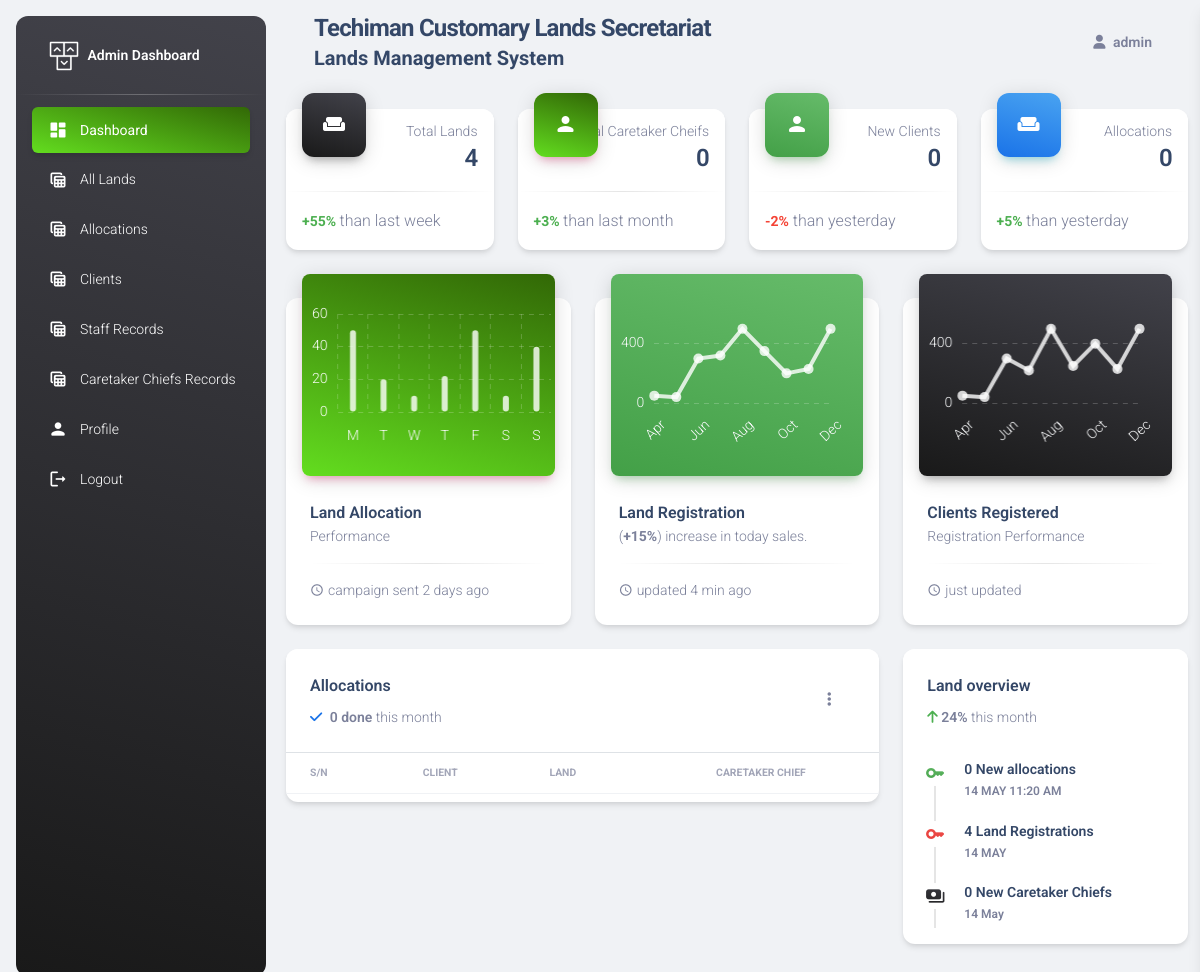
Page /dashboard (signed in) on the earlier database version.
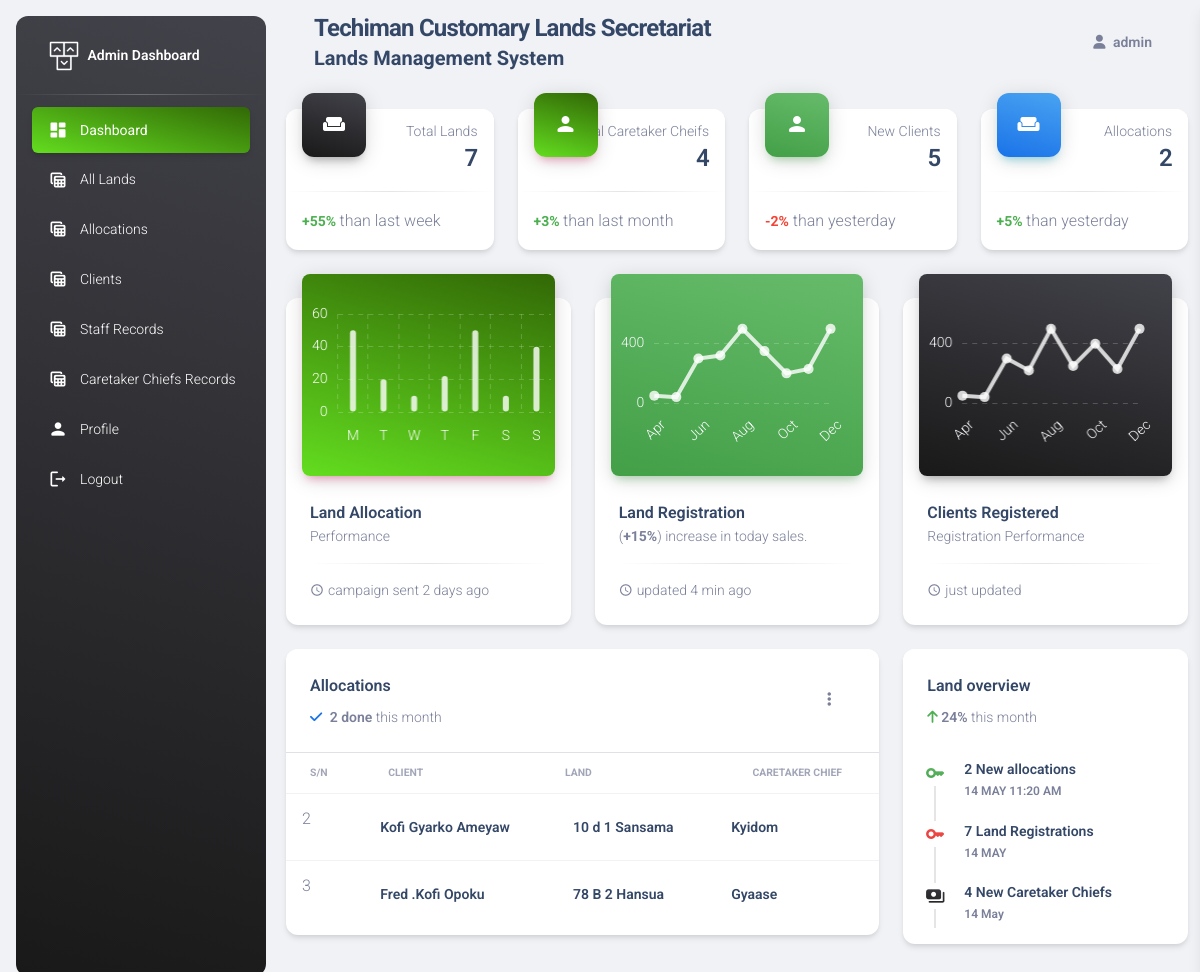
Same page on the later database version.
### allocation/models.py (models this page shows)
class Allocation(models.Model):
    receiptno = models.CharField(max_length=255)
    dateofallocation = models.DateField(auto_now=True)
    land = models.OneToOneField(Land, on_delete=models.CASCADE, related_name='allocated')
    CareTakerChief = models.OneToOneField(CareTakerChief, on_delete=models.CASCADE, related_name='chief')
    client = models.ForeignKey(Client, on_delete=models.CASCADE)

### client/models.py (models this page shows, shortened)
class Client (models.Model):
    FirstName = models.CharField(max_length=255, verbose_name="First Name")
    LastName = models.CharField(max_length=255, verbose_name="Last Name")
    MiddleName = models.CharField(max_length=255, verbose_name="Middle Name",default=".", blank=True, null=True)
    PhoneNumber = models.CharField(max_length=255, verbose_name="Phone Number")
    email = models.EmailField(max_length=255,null=True, blank=True, verbose_name="Email")
    dateofbirth = models.DateTimeField( verbose_name="Date of Birth")
    GhanaCard = models.CharField(max_length=255, verbose_name="Ghana Card Number")
    profile_picture = models.ImageField(upload_to = "profile/", null=True, blank=True)
    dateSignedUp = models.DateTimeField(auto_now_add=True)

### lands/models.py (models this page shows)
class Land (models.Model):
    plot= models.CharField(max_length=255)
    block= models.CharField(max_length=255)
    sector= models.CharField(max_length=255)
    location= models.CharField(max_length=255)
    uniqueLandId = models.CharField( max_length=255, unique=True)
    def __str__(self):
        return self.plot + " " + self.block + " " +self.sector+ " " +self.location+ " "

### chief/models.py (models this page shows)
class CareTakerChief (models.Model):
    ctchief = models.OneToOneField(User, on_delete=models.CASCADE)
    StoolName = models.CharField(max_length=255, verbose_name="Stool Name")
    FullName = models.CharField(max_length=255, verbose_name="full Name")
    PhoneNumber = models.CharField(max_length=255, verbose_name="Phone Number")
    Address = models.CharField(max_length=255, verbose_name="Address")
    def __str__(self):
        return self.StoolName

### staff/views.py (the view)
# urls.py: path('dashboard', admindashboard, name="admin_dashboard"),
@login_required
def admindashboard(request):
    username = request.user.username
    chiefs = CareTakerChief.objects.all()
    staff = User.objects.all()
    land = Land.objects.all()
    client = Client.objects.all()
    allocation = Allocation.objects.all()
    active= "active bg-gradient-primary"
    april = "2023-05-14"
    d_today = datetime.datetime.now()
    d_day = d_today.day
    d_month = d_today.month
    year= d_today.year
    print("==========================")
    print(year)
    jan = Allocation.objects.filter(dateofallocation__year=year, dateofallocation__month=1).count()
    feb = Allocation.objects.filter(dateofallocation__year=year, dateofallocation__month=2).count()
    mar = Allocation.objects.filter(dateofallocation__year=year, dateofallocation__month=3).count()
    apr = Allocation.objects.filter(dateofallocation__year=year, dateofallocation__month=4).count()
    may = Allocation.objects.filter(dateofallocation__year=year, dateofallocation__month=5).count()
    jun = Allocation.objects.filter(dateofallocation__year=year, dateofallocation__month=6).count()
    jul = Allocation.objects.filter(dateofallocation__year=year, dateofallocation__month=7).count()
    aug = Allocation.objects.filter(dateofallocation__year=year, dateofallocation__month=8).count()
    sept = Allocation.objects.filter(dateofallocation__year=year, dateofallocation__month=9).count()
    octo = Allocation.objects.filter(dateofallocation__year=year, dateofallocation__month=10).count()
    nov = Allocation.objects.filter(dateofallocation__year=year, dateofallocation__month=11).count()
    dec = Allocation.objects.filter(dateofallocation__year=year, dateofallocation__month=12).count()
    mon = Allocation.objects.filter(dateofallocation__year=year, dateofallocation__month=d_month, dateofallocation__day=d_day).count()
    tues = Allocation.objects.filter(dateofallocation__year=year, dateofallocation__month=d_month, dateofallocation__day=d_day-1).count()
    wed = Allocation.objects.filter(dateofallocation__year=year, dateofallocation__month=d_month, dateofallocation__day=d_day-2).count()
    thurs = Allocation.objects.filter(dateofallocation__year=year, dateofallocation__month=d_month, dateofallocation__day=d_day-3).count()
    fri = Allocation.objects.filter(dateofallocation__year=year, dateofallocation__month=d_month, dateofallocation__day=d_day-4).count()
    sat = Allocation.objects.filter(dateofallocation__year=year, dateofallocation__month=d_month, dateofallocation__day=d_day-5).count()
    sun = Allocation.objects.filter(dateofallocation__year=year, dateofallocation__month=d_month, dateofallocation__day=d_day-6).count()
    context = {
    "jan": jan,
    "feb": feb,
    "mar": mar,
    "apr": apr,
    "may": may,
    "jun": jun,
    "jul": jul,
    "aug": aug,
    "sept": sept,
    "oct": octo,
    "nov": nov,
    "dec": dec,
    "mon" :mon,
    "tues" :tues,
    "wed" :wed,
    "thurs" :thurs,
    "fri" :fri,
    "sat" :sat,
    "sun" :sun,
    "username":username,
    "chief_data":chiefs,
    "staff_data":staff,
    "land_data":land,
    "client_data": client,
    "allocation_data":allocation,
    "active1":active,
    }
    return render(request, "online/dashboard.html",context )

### templates/online/dashboard.html (shortened to what the changed rows need)
{% extends 'online/base2.html'%}
{% load static%}
{% block content %}
<body class="g-sidenav-show  bg-gray-200">
  <main class="main-content position-relative max-height-vh-100 h-100 border-radius-lg ">
    <div class="container-fluid py-4">
      <div class="row">
        <div class="col-xl-3 col-sm-6 mb-xl-0 mb-4">
          <div class="card">
            <div class="card-header p-3 pt-2">
              <div class="text-end pt-1">
                <p class="text-sm mb-0 text-capitalize">Total Lands</p>
                <h4 class="mb-0">{{land_data.count}}</h4>
              </div>
            </div>
          </div>
        </div>
        <div class="col-xl-3 col-sm-6 mb-xl-0 mb-4">
          <div class="card">
            <div class="card-header p-3 pt-2">
              <div class="text-end pt-1">
                <p class="text-sm mb-0 text-capitalize">Total Caretaker Cheifs</p>
                <h4 class="mb-0">{{chief_data.count}}</h4>
              </div>
            </div>
          </div>
        </div>
        <div class="col-xl-3 col-sm-6 mb-xl-0 mb-4">
          <div class="card">
            <div class="card-header p-3 pt-2">
              <div class="text-end pt-1">
                <p class="text-sm mb-0 text-capitalize">New Clients</p>
                <h4 class="mb-0">{{client_data.count}}</h4>
              </div>
            </div>
          </div>
        </div>
        <div class="col-xl-3 col-sm-6">
          <div class="card">
            <div class="card-header p-3 pt-2">
              <div class="text-end pt-1">
                <p class="text-sm mb-0 text-capitalize">Allocations</p>
                <h4 class="mb-0">{{allocation_data.count}}</h4>
              </div>
            </div>
          </div>
        </div>
      </div>
      <div class="row mb-4">
        <div class="col-lg-8 col-md-6 mb-md-0 mb-4">
          <div class="card">
            <div class="card-header pb-0">
              <div class="row">
                <div class="col-lg-6 col-7">
                  <p class="text-sm mb-0">
                    <i class="fa fa-check text-info" aria-hidden="true"></i>
                    <span class="font-weight-bold ms-1">{{allocation_data.count}} done</span> this month
                  </p>
                </div>
              </div>
            </div>
            <div class="card-body px-0 pb-2">
              <div class="table-responsive">
                <table class="table align-items-center mb-0">
                  <thead>
                    <tr>
                      <th class="text-uppercase text-secondary text-xxs font-weight-bolder opacity-7">S/N</th>
                      <th class="text-uppercase text-secondary text-xxs font-weight-bolder opacity-7">Client</th>
                      <th class="text-uppercase text-secondary text-xxs font-weight-bolder opacity-7 ps-2">Land</th>
                      <th class="text-center text-uppercase text-secondary text-xxs font-weight-bolder opacity-7">Caretaker Chief</th>
                    </tr>
                  </thead>
                  <tbody>
                    {% for allocate in allocation_data %}
                    <tr>
                      <td>
                        <div class="d-flex px-2 py-1">
                          <div>
                            <p>{{allocate.id}}</p>
                          </div>
                        </div>
                      </td>
                      <td>
                        <div class="d-flex px-2 py-1">
                          <div class="d-flex flex-column justify-content-center">
                            <h6 class="mb-0 text-sm">{{allocate.client.FirstName}} {{allocate.client.MiddleName}} {{allocate.client.LastName}}</h6>
                          </div>
                        </div>
                      </td>
                      <td>
                        <div class="d-flex px-2 py-1">
                          <div class="d-flex flex-column justify-content-center">
                            <h6 class="mb-0 text-sm">{{allocate.land}}</h6>
                          </div>
                        </div>
                      </td>
                      <td>
                        <div class="d-flex px-2 py-1">
                          <div class="d-flex flex-column justify-content-center">
                            <h6 class="mb-0 text-sm">{{allocate.CareTakerChief}}</h6>
                          </div>
                        </div>
                      </td>
                    </tr>
                    {% endfor %}
                  </tbody>
                </table>
              </div>
            </div>
          </div>
        </div>
        <div class="col-lg-4 col-md-6">
          <div class="card h-100">
            <div class="card-body p-3">
              <div class="timeline timeline-one-side">
                <div class="timeline-block mb-3">
                  <div class="timeline-content">
                    <h6 class="text-dark text-sm font-weight-bold mb-0">{{allocation_data.count}} New allocations</h6>
                    <p class="text-secondary font-weight-bold text-xs mt-1 mb-0">14 MAY 11:20 AM</p>
                  </div>
                </div>
                <div class="timeline-block mb-3">
                  <div class="timeline-content">
                    <h6 class="text-dark text-sm font-weight-bold mb-0">{{land_data.count}} Land Registrations</h6>
                    <p class="text-secondary font-weight-bold text-xs mt-1 mb-0">14 MAY</p>
                  </div>
                </div>
                <div class="timeline-block">
                  <div class="timeline-content">
                    <h6 class="text-dark text-sm font-weight-bold mb-0">{{chief_data.count}} New Caretaker Chiefs</h6>
                    <p class="text-secondary font-weight-bold text-xs mt-1 mb-0">14 May</p>
                  </div>
                </div>
              </div>
            </div>
          </div>
        </div>
      </div>
    </div>
  </main>
</body>
{% endblock content %}

Differences in the rows shown:
added Allocation: id "2", client.FirstName "Kofi", client.MiddleName "Gyarko", client.LastName "Ameyaw", land "10 d 1 Sansama", CareTakerChief "Kyidom"
added Allocation: id "3", client.FirstName "Fred", client.MiddleName ".Kofi", client.LastName "Opoku", land "78 B 2 Hansua", CareTakerChief "Gyaase"
Other differences:
{{ land_data.count }}: "4" → "7"
{{ chief_data.count }}: "0" → "4"
{{ client_data.count }}: "0" → "5"
{{ allocation_data.count }}: "0" → "2"
